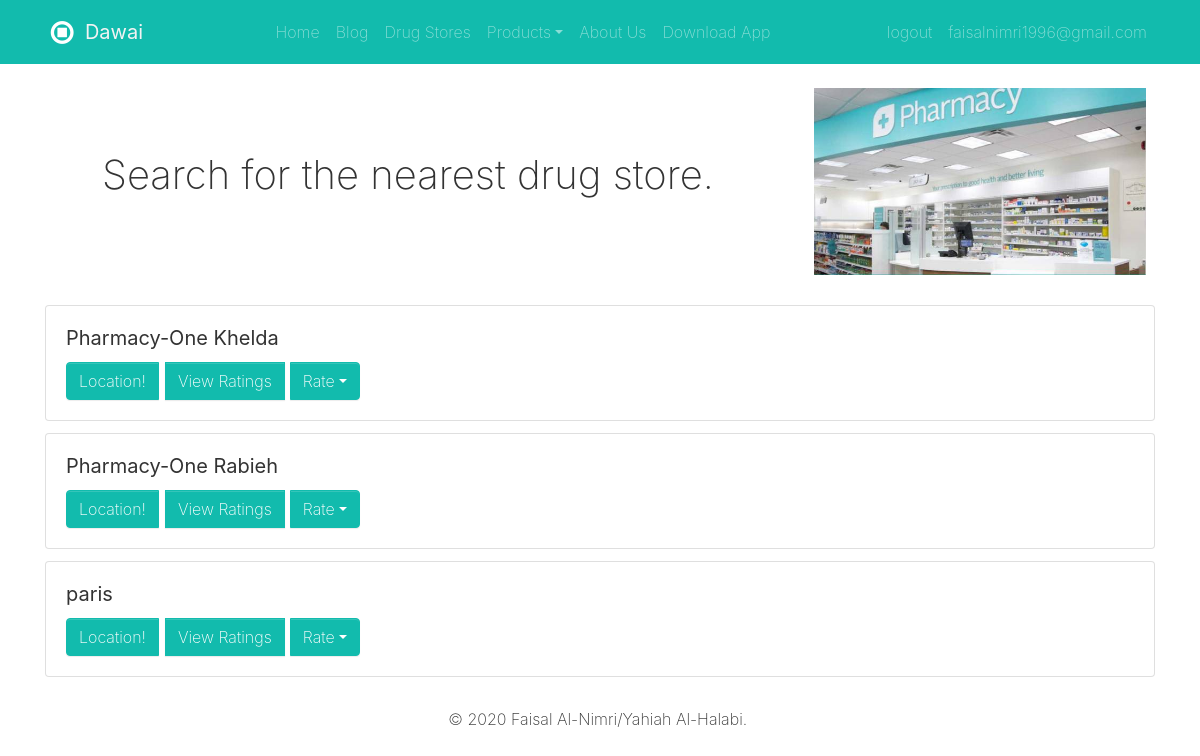
The app's page /drugstores (signed in) with its own data.
### dawaiApp/models.py (models this page shows, shortened)
class drugStore(models.Model):
	name = models.CharField(max_length = 100, primary_key = True)
	password = models.CharField(max_length = 100)
	location = models.CharField(max_length = 1000)
	contacts = models.TextField(max_length = 1000)
	rating = models.FloatField(default = 5)
	noOfRatings = models.IntegerField(default = 1)

### dawaiApp/views.py (the view)
# urls.py: path('drugstores', views.drugStores),
def drugStores(request):
			data = {"drugStores": drugStore.objects.all()}
			return render(request, "drugstores.html", data)

### dawaiApp/templates/drugstores.html (shortened to what this page needs)
{% extends "template.html" %}
{% block content %}
  <div class="py-0">
    <div class="container">
      <div class="row">
        <div class="col-lg-8 p-md-5 p-3 d-flex flex-column justify-content-center">
          <h1>Search for the nearest drug store.</h1>
        </div>
        <div class="col-lg-4 p-3"><img class="img-fluid d-block" src="/static/images/ph1.jpg"></div>
      </div>
    </div>
  </div>
{% for store in drugStores%}
	<div class="py-1">
		<div class="container">
		<div class="row">
			<div class="col-md-12">
			<div class="card">
				<div class="card-body">
				<h5 class="card-title"><b>{{store.name}}</b></h5>
				<div class="btn-group">
					<a href="{{store.location}}" class="btn btn-primary">Location!</a>
					<button class="btn btn-primary mx-1" data-toggle="modal" data-target="#Rating" onclick="getRatings('{{store.name}}')">View Ratings</button>
					<div class="btn-group">
					<button class="btn btn-primary dropdown-toggle" data-toggle="dropdown">Rate</button>
					</div>
				</div>
				</div>
			</div>
			</div>
		</div>
		</div>
	</div>
	{% endfor %}
{% endblock %}

### records on screen
drugStore: name "Pharmacy-One Khelda"
drugStore: name "Pharmacy-One Rabieh"
drugStore: name "paris"

### other values on screen
{{ request.session.id }} "faisalnimri1996@gmail.com"
